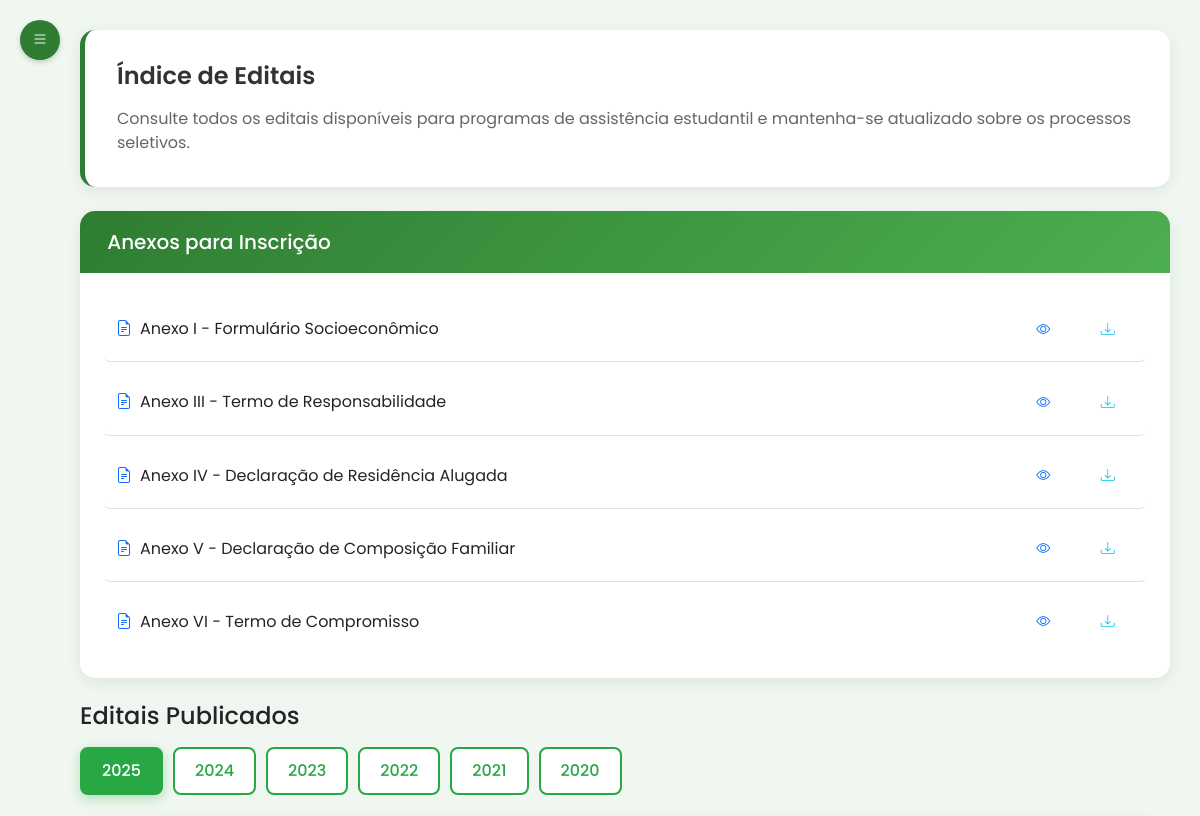
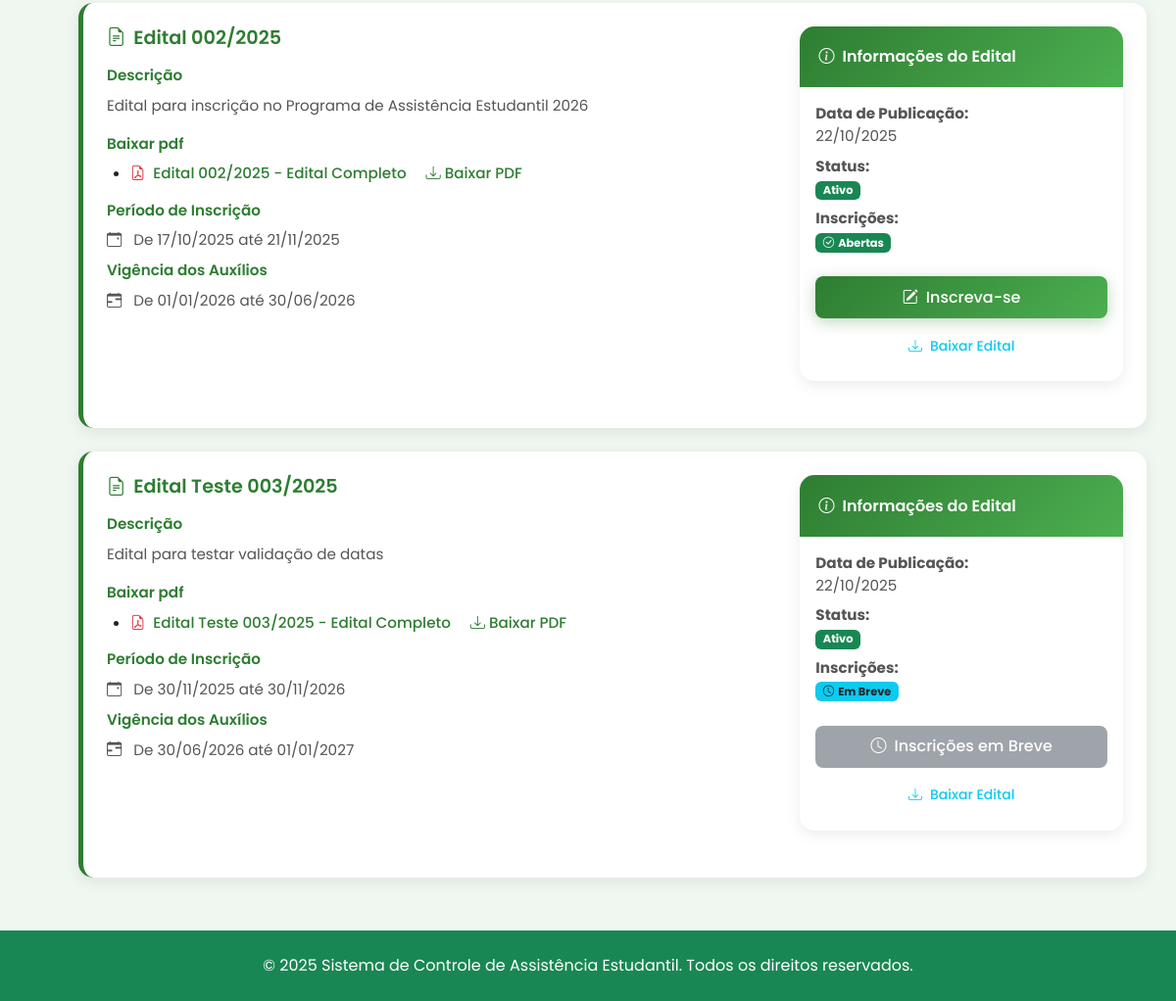
The page /aluno/editais (signed in) on the database as committed earlier (2 pictures, top to bottom).
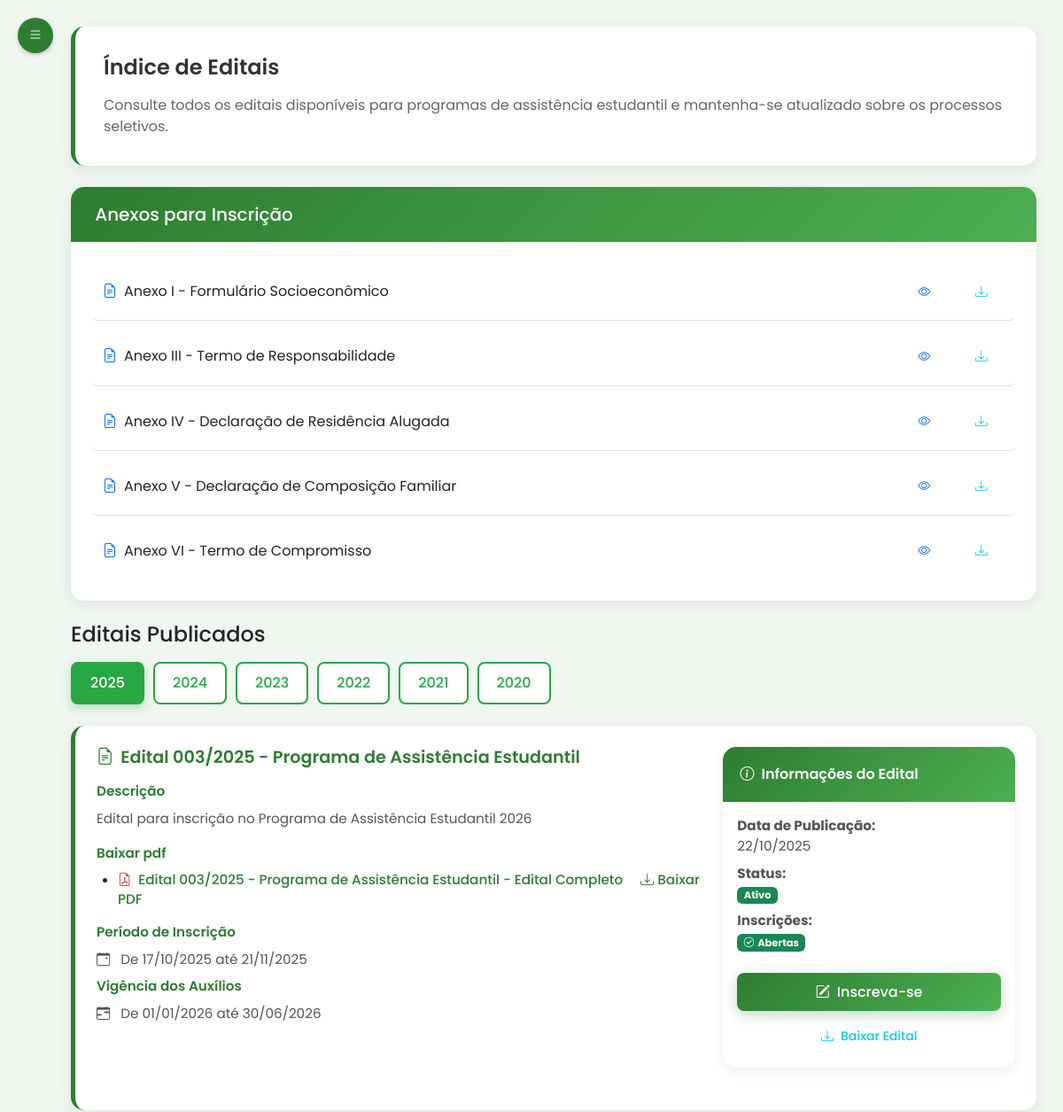
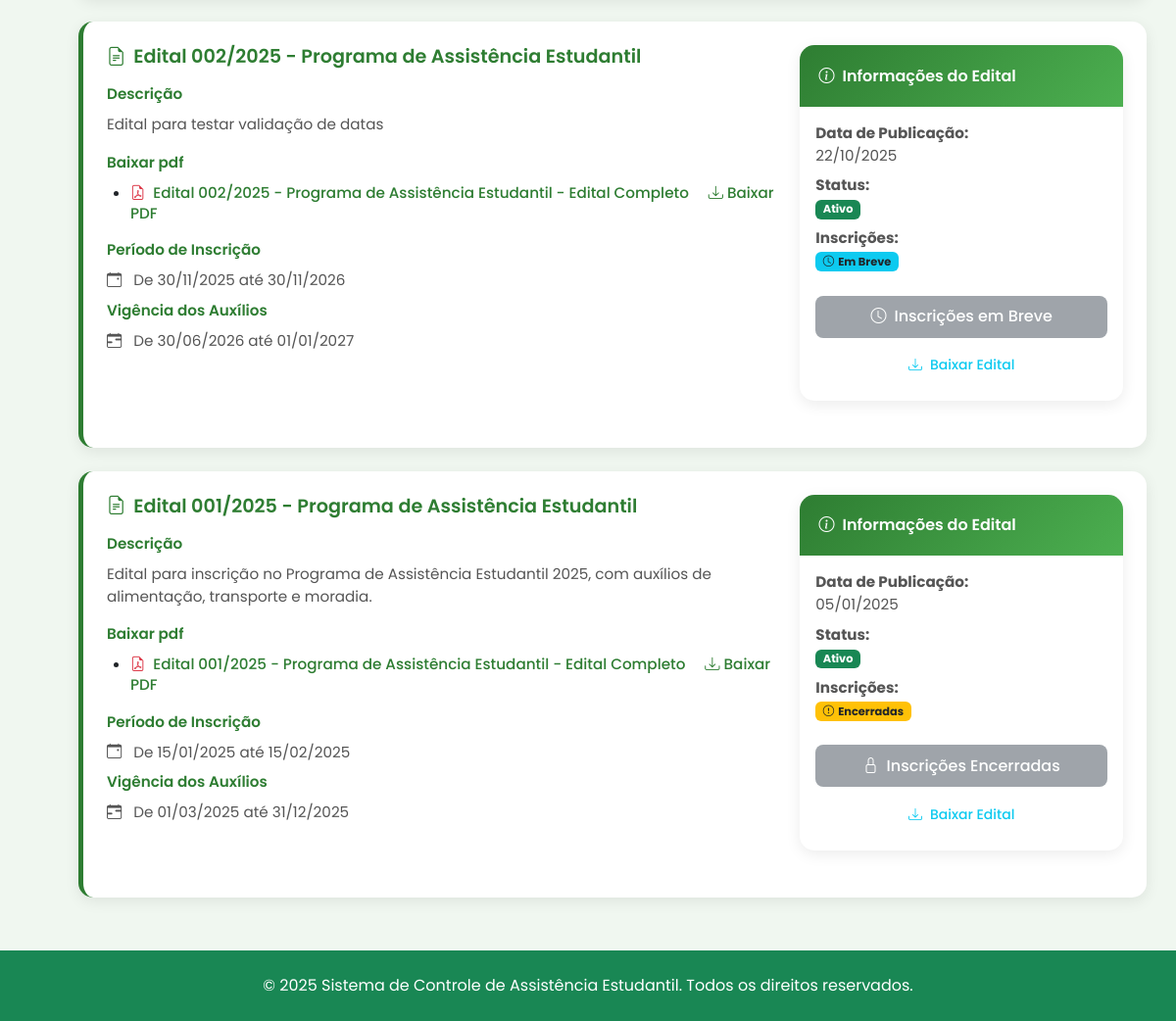
The same page on the database as committed later (2 pictures, top to bottom).
### tables this page shows
CREATE TABLE edital (
                            id_edital INTEGER PRIMARY KEY AUTOINCREMENT,
                            titulo TEXT NOT NULL,
                            descricao TEXT NOT NULL,
                            data_publicacao DATE NOT NULL,
                            arquivo TEXT NOT NULL,
                            status TEXT NOT NULL CHECK (status IN ('ativo', 'inativo')),
                            data_inicio_inscricao DATE,
                            data_fim_inscricao DATE,
                            data_inicio_vigencia DATE,
                            data_fim_vigencia DATE
                        );

### routes/aluno/editais_routes.py (the view)
@router.get("/editais")
@requer_autenticacao(["aluno"])
async def get_editais(request: Request, usuario_logado: dict = None):
    if not usuario_logado.get('completo', True):
        return RedirectResponse("/aluno/perfil", status_code=303)
    from repo import edital_repo
    from datetime import date
    aluno = usuario_repo.obter_usuario_por_matricula(usuario_logado['matricula'])
    todos_editais = edital_repo.obter_editais_visiveis_alunos()
    hoje = date.today()
    editais_com_status = []
    for edital in todos_editais:
        edital_dict = {
            'id_edital': edital.id_edital,
            'titulo': edital.titulo,
            'descricao': edital.descricao,
            'data_publicacao': edital.data_publicacao,
            'arquivo': edital.arquivo,
            'status': edital.status,
            'data_inicio_inscricao': edital.data_inicio_inscricao,
            'data_fim_inscricao': edital.data_fim_inscricao,
            'data_inicio_vigencia': edital.data_inicio_vigencia,
            'data_fim_vigencia': edital.data_fim_vigencia,
            'inscricoes_abertas': False,
            'inscricoes_futuras': False,
            'inscricoes_encerradas': False
        }
        if edital.data_inicio_inscricao and edital.data_fim_inscricao:
            try:
                data_inicio = datetime.strptime(edital.data_inicio_inscricao, '%Y-%m-%d').date()
                data_fim = datetime.strptime(edital.data_fim_inscricao, '%Y-%m-%d').date()
                if hoje < data_inicio:
                    edital_dict['inscricoes_futuras'] = True
                elif hoje > data_fim:
                    edital_dict['inscricoes_encerradas'] = True
                else:
                    edital_dict['inscricoes_abertas'] = True
            except:
                edital_dict['inscricoes_abertas'] = False
        editais_com_status.append(edital_dict)
    def ordenar_editais(edital):
        if edital['inscricoes_abertas']:
            return (0, edital['data_fim_inscricao'])  # Inscrições abertas primeiro, ordenados por data fim
        elif edital['inscricoes_futuras']:
            return (1, edital['data_inicio_inscricao'])  # Inscrições futuras em segundo, ordenados por data início
        else:
            return (2, edital['data_publicacao'])  # Encerradas por último, ordenados por data publicação
    editais_com_status.sort(key=ordenar_editais)
    response = templates.TemplateResponse(
        "/aluno/editais.html",
        {
            "request": request,
            "aluno": aluno,
            "editais": editais_com_status
        }
    )
    return response

### templates/aluno/editais.html (shortened to what this page needs)
{% extends 'base2.html' %}
{% set active_page = 'editais' %}
{% block head %}
    <link rel="stylesheet" href="/static/css/editais_aluno.css?v=2025102003">
{% endblock %}
{% block content %}
<div class="main-content" id="mainContent">
    <div class="welcome-banner mb-4">
        <div class="row align-items-center">
            <div class="col-12">
                <div class="d-flex align-items-center mb-3">
                    <h4 class="mb-0">Índice de Editais</h4>
                </div>
                <p>Consulte todos os editais disponíveis para programas de assistência estudantil e mantenha-se atualizado sobre os processos seletivos.</p>
            </div>
        </div>
    </div>
    <div class="card mb-4">
        <div class="card-header">
            <h5 class="mb-0">Anexos para Inscrição</h5>
        </div>
        <div class="card-body">
            <ul class="list-unstyled mb-0">
                <li class="anexo-item border-bottom">
                    <div class="d-flex justify-content-between align-items-center">
                        <span><i class="bi bi-file-earmark-text text-primary me-2"></i>Anexo I - Formulário Socioeconômico</span>
                        <div>
                            <a class="btn btn-sm btn-outline-primary me-2" href="/static/docs/2025/ANEXO_I_2025.pdf" target="_blank" title="Visualizar Anexo I">
                                <i class="bi bi-eye"></i>
                            </a>
                            <a class="btn btn-sm btn-outline-info" href="/static/docs/2025/ANEXO_I_2025.pdf" download title="Baixar Anexo I">
                                <i class="bi bi-download"></i>
                            </a>
                        </div>
                    </div>
                </li>
                <li class="anexo-item border-bottom">
                    <div class="d-flex justify-content-between align-items-center">
                        <span><i class="bi bi-file-earmark-text text-primary me-2"></i>Anexo III - Termo de Responsabilidade</span>
                        <div>
                            <a class="btn btn-sm btn-outline-primary me-2" href="/static/docs/2025/ANEXO_III_2025.pdf" target="_blank" title="Visualizar Anexo III">
                                <i class="bi bi-eye"></i>
                            </a>
                            <a class="btn btn-sm btn-outline-info" href="/static/docs/2025/ANEXO_III_2025.pdf" download title="Baixar Anexo III">
                                <i class="bi bi-download"></i>
                            </a>
                        </div>
                    </div>
                </li>
                <li class="anexo-item border-bottom">
                    <div class="d-flex justify-content-between align-items-center">
                        <span><i class="bi bi-file-earmark-text text-primary me-2"></i>Anexo IV - Declaração de Residência Alugada</span>
                        <div>
                            <a class="btn btn-sm btn-outline-primary me-2" href="/static/docs/2025/ANEXO_IV_2025.pdf" target="_blank" title="Visualizar Anexo IV">
                                <i class="bi bi-eye"></i>
                            </a>
                            <a class="btn btn-sm btn-outline-info" href="/static/docs/2025/ANEXO_IV_2025.pdf" download title="Baixar Anexo IV">
                                <i class="bi bi-download"></i>
                            </a>
                        </div>
                    </div>
                </li>
                <li class="anexo-item border-bottom">
                    <div class="d-flex justify-content-between align-items-center">
                        <span><i class="bi bi-file-earmark-text text-primary me-2"></i>Anexo V - Declaração de Composição Familiar</span>
                        <div>
                            <a class="btn btn-sm btn-outline-primary me-2" href="/static/docs/2025/ANEXO_V_2025.pdf" target="_blank" title="Visualizar Anexo V">
                                <i class="bi bi-eye"></i>
                            </a>
                            <a class="btn btn-sm btn-outline-info" href="/static/docs/2025/ANEXO_V_2025.pdf" download title="Baixar Anexo V">
                                <i class="bi bi-download"></i>
                            </a>
                        </div>
                    </div>
                </li>
                <li class="anexo-item">
                    <div class="d-flex justify-content-between align-items-center">
                        <span><i class="bi bi-file-earmark-text text-primary me-2"></i>Anexo VI - Termo de Compromisso</span>
                        <div>
                            <a class="btn btn-sm btn-outline-primary me-2" href="/static/docs/2025/ANEXO_VI_2025.pdf" target="_blank" title="Visualizar Anexo VI">
                                <i class="bi bi-eye"></i>
                            </a>
                            <a class="btn btn-sm btn-outline-info" href="/static/docs/2025/ANEXO_VI_2025.pdf" download title="Baixar Anexo VI">
                                <i class="bi bi-download"></i>
                            </a>
                        </div>
                    </div>
                </li>
            </ul>
        </div>
    </div>
    <h4 class="mb-3">Editais Publicados</h4>
    <div class="mb-4">
        <div class="year-filter-group">
            <button type="button" class="filter-year-btn active" data-year="2025" onclick="filterByYear(2025)">2025</button>
            <button type="button" class="filter-year-btn" data-year="2024" onclick="filterByYear(2024)">2024</button>
            <button type="button" class="filter-year-btn" data-year="2023" onclick="filterByYear(2023)">2023</button>
            <button type="button" class="filter-year-btn" data-year="2022" onclick="filterByYear(2022)">2022</button>
            <button type="button" class="filter-year-btn" data-year="2021" onclick="filterByYear(2021)">2021</button>
            <button type="button" class="filter-year-btn" data-year="2020" onclick="filterByYear(2020)">2020</button>
        </div>
    </div>
    {% if editais %}
        <div class="edital-list">
            {% for edital in editais %}
            <div class="edital-card mb-4" data-year="{{ edital.data_publicacao.split('-')[0] }}">
                <div class="row align-items-start">
                    <div class="col-md-8">
                        <h5 class="mb-3"><i class="bi bi-file-earmark-text me-2"></i>{{ edital.titulo }}</h5>
                                <span class="section-title">Descrição</span>
                                <p class="mb-3">{{ edital.descricao }}</p>
                                <span class="section-title">Baixar pdf</span>
                                <ul class="mb-3">
                                    <li>
                                        <a href="/static/{{ edital.arquivo }}" target="_blank">
                                            <i class="bi bi-file-earmark-pdf text-danger me-2"></i>{{ edital.titulo }} - Edital Completo
                                        </a>
                                        <a href="/static/{{ edital.arquivo }}" download class="ms-3 text-decoration-none">
                                            <i class="bi bi-download me-1"></i>Baixar PDF
                                        </a>
                                    </li>
                                </ul>
                                {% if edital.data_inicio_inscricao and edital.data_fim_inscricao %}
                                <span class="section-title">Período de Inscrição</span>
                                <p class="mb-2">
                                    <i class="bi bi-calendar-event me-2"></i>
                                    {% set data_inicio = edital.data_inicio_inscricao.split('-') %}
                                    {% set data_fim = edital.data_fim_inscricao.split('-') %}
                                    De {{ data_inicio[2] }}/{{ data_inicio[1] }}/{{ data_inicio[0] }} até {{ data_fim[2] }}/{{ data_fim[1] }}/{{ data_fim[0] }}
                                </p>
                                {% endif %}
                                {% if edital.data_inicio_vigencia and edital.data_fim_vigencia %}
                                <span class="section-title">Vigência dos Auxílios</span>
                                <p class="mb-2">
                                    <i class="bi bi-calendar-range me-2"></i>
                                    {% set data_inicio_vig = edital.data_inicio_vigencia.split('-') %}
                                    {% set data_fim_vig = edital.data_fim_vigencia.split('-') %}
                                    De {{ data_inicio_vig[2] }}/{{ data_inicio_vig[1] }}/{{ data_inicio_vig[0] }} até {{ data_fim_vig[2] }}/{{ data_fim_vig[1] }}/{{ data_fim_vig[0] }}
                                </p>
                                {% endif %}
                            </div>
                            <div class="col-md-4">
                                <div class="card" style="height: fit-content;">
                                    <div class="card-header">
                                        <i class="bi bi-info-circle me-2"></i>Informações do Edital
                                    </div>
                                    <div class="card-body" style="padding: 1rem;">
                                        <p class="mb-2"><strong>Data de Publicação:</strong><br>
                                            {% set data_pub = edital.data_publicacao.split('-') %}
                                            {{ data_pub[2] }}/{{ data_pub[1] }}/{{ data_pub[0] }}
                                        </p>
                                        <p class="mb-2"><strong>Status:</strong><br>
                                            {% if edital.status == 'ativo' %}
                                                <span class="badge bg-success">Ativo</span>
                                            {% else %}
                                                <span class="badge bg-secondary">Inativo</span>
                                            {% endif %}
                                        </p>
                        {% if edital.inscricoes_abertas %}
                            <p class="mb-4"><strong>Inscrições:</strong><br>
                                <span class="badge bg-success">
                                    <i class="bi bi-check-circle me-1"></i>Abertas
                                </span>
                            </p>
                        {% elif edital.inscricoes_futuras %}
                            <p class="mb-4"><strong>Inscrições:</strong><br>
                                <span class="badge bg-info text-dark">
                                    <i class="bi bi-clock me-1"></i>Em Breve
                                </span>
                            </p>
                        {% elif edital.inscricoes_encerradas %}
                            <p class="mb-4"><strong>Inscrições:</strong><br>
                                <span class="badge bg-warning text-dark">
                                    <i class="bi bi-exclamation-circle me-1"></i>Encerradas
                                </span>
                            </p>
                        {% endif %}                                        <div class="d-grid gap-2">
                                            {% if edital.inscricoes_abertas %}
                                                <button class="btn btn-success" data-bs-toggle="modal" data-bs-target="#modalInscricao{{ edital.id_edital }}">
                                                    <i class="bi bi-pencil-square me-2"></i>Inscreva-se
                                                </button>
                                            {% elif edital.inscricoes_futuras %}
                                                <button class="btn btn-secondary" disabled>
                                                    <i class="bi bi-clock me-2"></i>Inscrições em Breve
                                                </button>
                                            {% else %}
                                                <button class="btn btn-secondary" disabled>
                                                    <i class="bi bi-lock me-2"></i>Inscrições Encerradas
                                                </button>
                                            {% endif %}
                                            <a href="/static/{{ edital.arquivo }}" download class="btn btn-outline-info btn-sm">
                                                <i class="bi bi-download me-2"></i>Baixar Edital
                                            </a>
                                        </div>
                                    </div>
                                </div>
                            </div>
                        </div>
                    </div>
                    {% endfor %}
                </div>
            {% else %}
                <div class="alert alert-info">
                    <i class="bi bi-info-circle me-2"></i>
                    Nenhum edital publicado no momento. Aguarde novas publicações.
                </div>
            {% endif %}
</div>
{% endblock %}

Rows that differ between the two databases and show on the page:
changed edital: titulo "Edital 002/2025" → "Edital 003/2025 - Programa de Assistência Estudantil"
changed edital "Edital para testar validação de datas": titulo "Edital Teste 003/2025" → "Edital 002/2025 - Programa de Assistência Estudantil"
added edital: titulo "Edital 001/2025 - Programa de Assistência Estudantil", descricao "Edital para inscrição no Programa de Assistência Estudantil 2025, com auxílios de alimentação, transporte e moradia.", data_inicio "15", data_inicio "01", data_inicio "2025", data_fim "15", data_fim "02", data_fim "2025", data_inicio_vig "01", data_inicio_vig "03", data_inicio_vig "2025", data_fim_vig "31", data_fim_vig "12", data_fim_vig "2025", data_pub "05", data_pub "01", data_pub "2025", status "Ativo", shows "Inscrições:", shows "Inscrições Encerradas"
